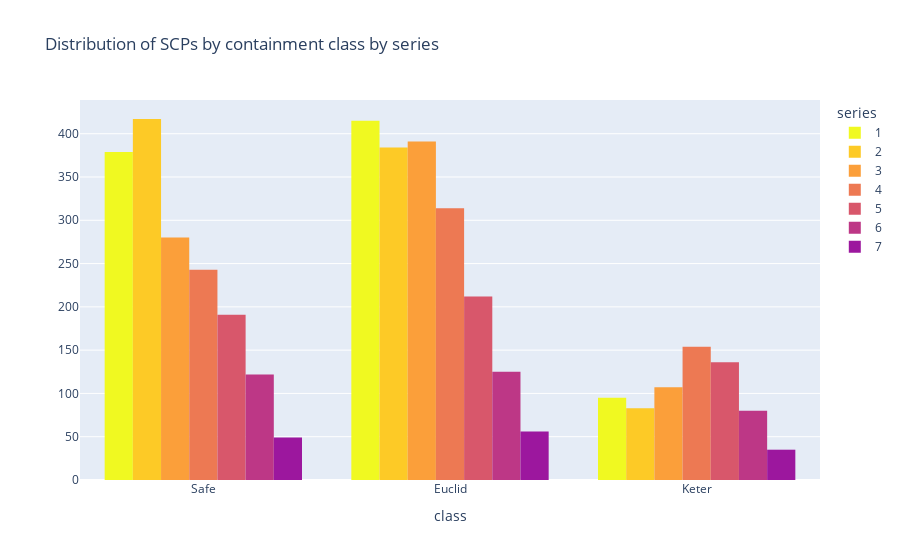

The cell this chart's notebook holds for it:
### Code cell
fig = px.histogram(class_counts, x="class", y="code", color="series", color_discrete_sequence=px.colors.sequential.Plasma_r, barmode="group",
                  title="Distribution of SCPs by containment class by series")
fig.update_xaxes(categoryorder="array", categoryarray=primary_classes)
fig.update_layout(yaxis_title="")
fig.update_traces(hovertemplate='Total SCPs: %{y}<extra></extra>')
fig.show()

### Figure 1 — Plotly figure (JSON) as saved in the notebook; plotly's stock layout.template omitted (floating-point values rounded to 4 significant figures)
{"data": [{"alignmentgroup": "True", "bingroup": "x", "histfunc": "sum", "hovertemplate": "Total SCPs: %{y}<extra></extra>", "legendgroup": "1", "marker": {"color": "#f0f921", "pattern": {"shape": ""}}, "name": "1", "offsetgroup": "1", "orientation": "v", "showlegend": true, "type": "histogram", "x": ["Euclid", "Keter", "Safe"], "xaxis": "x", "y": [415, 95, 379], "yaxis": "y"}, {"alignmentgroup": "True", "bingroup": "x", "histfunc": "sum", "hovertemplate": "Total SCPs: %{y}<extra></extra>", "legendgroup": "2", "marker": {"color": "#fdca26", "pattern": {"shape": ""}}, "name": "2", "offsetgroup": "2", "orientation": "v", "showlegend": true, "type": "histogram", "x": ["Euclid", "Keter", "Safe"], "xaxis": "x", "y": [384, 83, 417], "yaxis": "y"}, {"alignmentgroup": "True", "bingroup": "x", "histfunc": "sum", "hovertemplate": "Total SCPs: %{y}<extra></extra>", "legendgroup": "3", "marker": {"color": "#fb9f3a", "pattern": {"shape": ""}}, "name": "3", "offsetgroup": "3", "orientation": "v", "showlegend": true, "type": "histogram", "x": ["Euclid", "Keter", "Safe"], "xaxis": "x", "y": [391, 107, 280], "yaxis": "y"}, {"alignmentgroup": "True", "bingroup": "x", "histfunc": "sum", "hovertemplate": "Total SCPs: %{y}<extra></extra>", "legendgroup": "4", "marker": {"color": "#ed7953", "pattern": {"shape": ""}}, "name": "4", "offsetgroup": "4", "orientation": "v", "showlegend": true, "type": "histogram", "x": ["Euclid", "Keter", "Safe"], "xaxis": "x", "y": [314, 154, 243], "yaxis": "y"}, {"alignmentgroup": "True", "bingroup": "x", "histfunc": "sum", "hovertemplate": "Total SCPs: %{y}<extra></extra>", "legendgroup": "5", "marker": {"color": "#d8576b", "pattern": {"shape": ""}}, "name": "5", "offsetgroup": "5", "orientation": "v", "showlegend": true, "type": "histogram", "x": ["Euclid", "Keter", "Safe"], "xaxis": "x", "y": [212, 136, 191], "yaxis": "y"}, {"alignmentgroup": "True", "bingroup": "x", "histfunc": "sum", "hovertemplate": "Total SCPs: %{y}<extra></extra>", "legendgroup": "6", "marker": {"color": "#bd3786", "pattern": {"shape": ""}}, "name": "6", "offsetgroup": "6", "orientation": "v", "showlegend": true, "type": "histogram", "x": ["Euclid", "Keter", "Safe"], "xaxis": "x", "y": [125, 80, 122], "yaxis": "y"}, {"alignmentgroup": "True", "bingroup": "x", "histfunc": "sum", "hovertemplate": "Total SCPs: %{y}<extra></extra>", "legendgroup": "7", "marker": {"color": "#9c179e", "pattern": {"shape": ""}}, "name": "7", "offsetgroup": "7", "orientation": "v", "showlegend": true, "type": "histogram", "x": ["Euclid", "Keter", "Safe"], "xaxis": "x", "y": [56, 35, 49], "yaxis": "y"}], "layout": {"autosize": true, "barmode": "group", "legend": {"title": {"text": "series"}, "tracegroupgap": 0}, "title": {"text": "Distribution of SCPs by containment class by series"}, "xaxis": {"anchor": "y", "autorange": true, "categoryarray": ["Safe", "Euclid", "Keter"], "categoryorder": "array", "domain": [0, 1], "range": [-0.5, 2.5], "title": {"text": "class"}, "type": "category"}, "yaxis": {"anchor": "x", "autorange": true, "domain": [0, 1], "range": [0, 438.9], "title": {"text": ""}, "type": "linear"}}}
